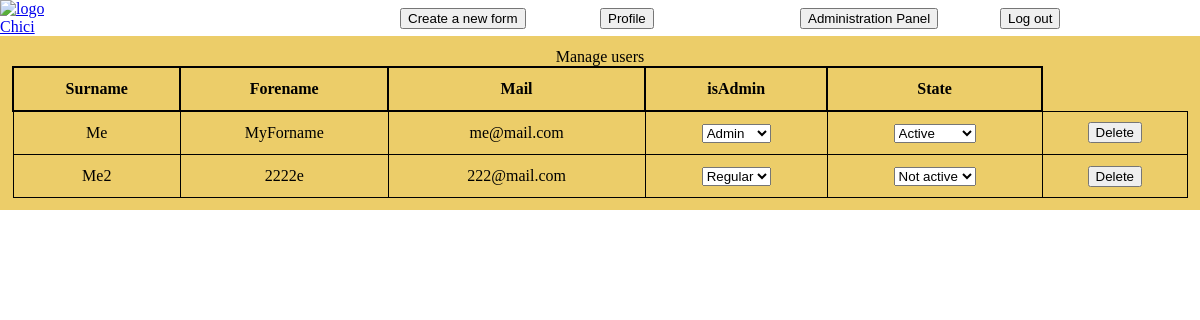
The app's page /index.php?action=readAll&controller=users (signed in) with its own data.
### tables this page shows
CREATE TABLE Users (
  userNickname varchar (20) PRIMARY KEY,
  userSurname varchar(20),
  userForename varchar(20),
  userMail varchar(60),
  userPassword varchar(250),
  userNonce varchar(64),
  isAdmin int(1),
  numberCreatedForm int(5)
)DEFAULT CHARSET=utf8;

### index.php (called while the page is built, shortened)
<?php
    require_once File::build_path(array('controller', 'router.php'));
?>

### model/Model.php (called while the page is built, shortened)
<?php
class Model {
	public static $pdo;
    public static function Init() {
        $hostname = Conf::getHostName();
        $database_name = Conf::getDatabaseName();
        $login = Conf::getLogin();
        $password = Conf::getPassword();
        try {
            self::$pdo = new PDO("mysql:host=$hostname;dbname=$database_name", $login, $password, array(PDO::MYSQL_ATTR_INIT_COMMAND => "SET NAMES utf8"));
            self::$pdo->setAttribute(PDO::ATTR_ERRMODE, PDO::ERRMODE_EXCEPTION);
        } catch (PDOException $e) {
            if (Conf::getDebug()) {
                echo $e->getMessage();
            } else {
                echo 'Error. ';
            }
            die();
        }
    }
    public static function selectAll() {
        try {
            $table_name = static::$object;
            $class_name = 'Model' . $table_name;
            $sql = "SELECT * FROM $table_name;";
            $req_prep = Model::$pdo->query($sql);
            $req_prep->setFetchMode(PDO::FETCH_CLASS, $class_name);
            $tab_p = $req_prep->fetchAll();
            return $tab_p;
        }catch (PDOException $ex) {
            if (Conf::getDebug()) {
                echo $ex->getMessage();
            } else {
                echo "Error. We can not find the objects. ";
            }
            return false;
        }
    }
}
?>

### model/ModelUsers.php (called while the page is built, shortened)
<?php
require_once File::build_path(array('model', 'Model.php'));
class ModelUsers extends Model{
	private $userMail;
    private $userNickname;
    private $userForename;
    private $userNonce;
	private $isAdmin;
    public function getNonce(){return $this->userNonce;}
    public function getNickname(){return $this->userNickname;}
    public function getForename(){return $this->userForename;}
    public function getMail(){return $this->userMail;}
	public function getIsAdmin(){return $this->isAdmin;}
}
?>

### view/users/seeAllUsers.php (the view, shortened to what this page needs)
<main>
	<table>
	<caption>Manage users</caption>
	<?php
		echo <<< EOT
			<thead>
				<tr>
					<th>Surname</th>
					<th>Forename</th>
					<th>Mail</th>
					<th>isAdmin</th>
					<th>State</th>
				</tr>
		   </thead>
EOT;
		echo "<tbody>";
		$count = 0;
		foreach($users as $u){
			$protectedForename = htmlspecialchars($u->getForename());
			$protectedMail = htmlspecialchars($u->getMail());
			$protectedSurname = htmlspecialchars($u->getNickname());
			echo "<tr id=\"$count\">";
				echo "<td>$protectedSurname</td>";
				echo "<td>$protectedForename</td>";
				echo "<td>$protectedMail</td>";
				echo "<td><select name=\"isAdmin\" size = \"1\">";
					echo "<option value=\"0\" ".($u->getIsAdmin() == 0? "selected": "")."> Regular";
					echo "<option value=\"1\" ".($u->getIsAdmin() == 1? "selected": "")."> Admin";
				echo "</select></td>";
				echo "<td><select name=\"userNonce\" size = \"1\">";
					echo "<option value=\"0\" ".($u->getNonce() == NULL? "selected":"")."> Active";
					echo "<option value=\"1\" ".($u->getNonce() != NULL? "selected":"")."> Not active";
				echo "</select></td>";
				echo "<td><button class=\"deleteAccount\">Delete</button></td>";
			echo "</tr>";
			$count++;
		}
		echo "</tbody>";
	?>
	</table>
</main>

### css/styles.css (style rules this page uses)
body { padding:0; margin:0; }
main { padding:1%; background-color: #eccd69; height:100%; }
table { width:100%; border-collapse:collapse; }
table td { text-align:center; border: 1px solid black; height: 40px; overflow: auto; }
table th { border: 2px solid black; height: 40px; }

### records on screen
users: userNickname "Me", userForename "MyForname", userMail "me@mail.com", isAdmin "Admin", userNonce "Active"
users: userNickname "Me2", userForename "2222e", userMail "222@mail.com", isAdmin "Regular", userNonce "Not active"
